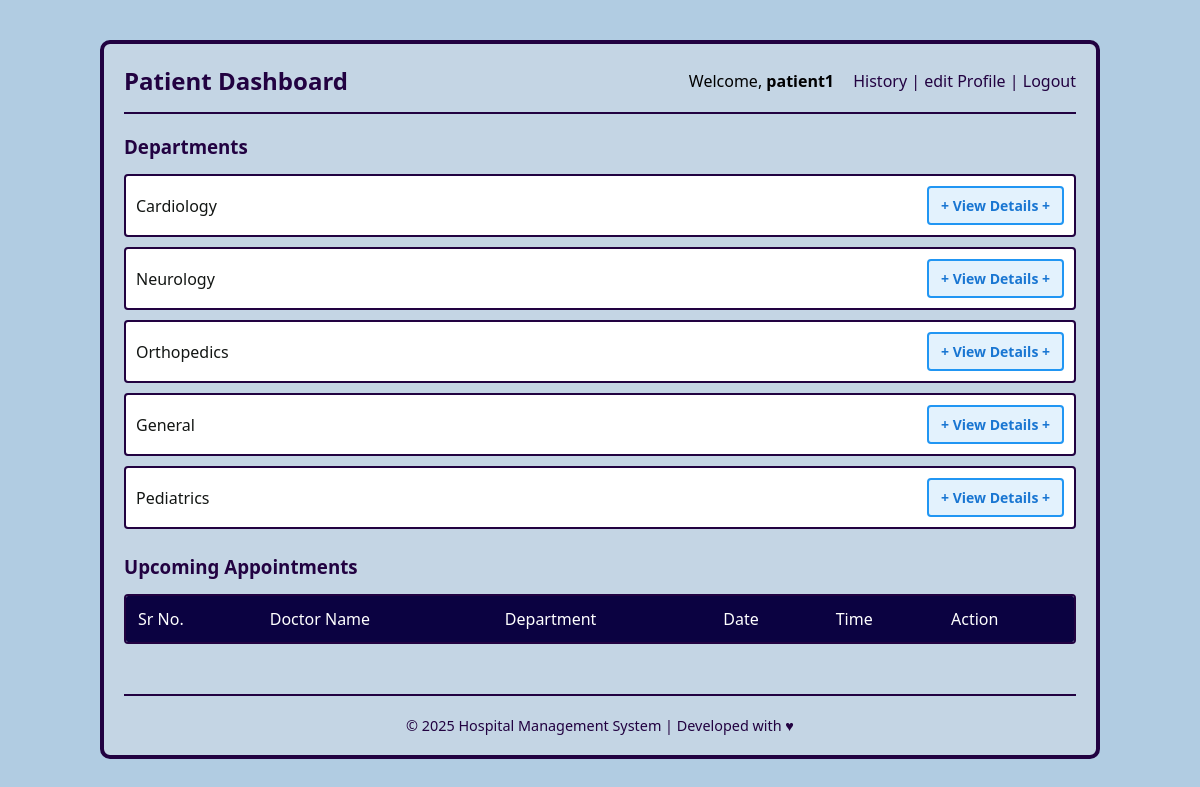
The page /patient_dashboard (signed in) on the database its author committed.
### application/models.py (models this page shows)
class Department(db.Model):
    id = db.Column(db.Integer, primary_key=True)
    dep_name = db.Column(db.String(), nullable=False)
    description = db.Column(db.String(), nullable=False)
    doctors_registered = db.relationship('Doctor', backref='department')

### application/controllers.py (the view)
@app.route("/patient_dashboard", methods=["GET", "POST"])
def patient_dashboard():
    if session.get('user_type') != 'patient':
        flash('Access denied.', 'error')
        return redirect(url_for('home'))
    current_patient = Patient.query.get(session.get('user_id'))
    if not current_patient:
        flash('Session expired.', 'error')
        return redirect(url_for('patient_login'))
    departments = Department.query.all()
    from datetime import date, datetime
    today = date.today()
    upcoming_appointments = Appointment.query.filter(
        Appointment.p_id == current_patient.id,
        Appointment.date >= today,
        Appointment.status == 'Booked'
    ).order_by(Appointment.date, Appointment.time).all()
    return render_template(
        'patient_dashboard.html',
        current_patient=current_patient,
        departments=departments,
        upcoming_appointments=upcoming_appointments
    )

### templates/patient_dashboard.html (shortened to what this page needs)
{% extends "base.html" %}
{% block extra_nav_option %}
<a href="{{ url_for('history', patient_id=current_patient.id) }}" style="color: rgb(34, 2, 65); text-decoration: none;">History |</a>
<a href="{{ url_for('patient_profile', patient_id=current_patient.id) }}" style="color: rgb(34, 2, 65); text-decoration: none;">edit Profile |</a>
{% endblock %}
{% block content %}
<div class="section">
    <h3 style="color: rgb(34, 2, 65); margin-bottom: 15px;">Departments</h3>
    <div class="list-container">
        {% for department in departments %}
        <div class="list-item">
            <span class="name" style="color: #131614; font-weight: normal;">{{department.dep_name}}</span>
            <div class="actions">
                <a href="{{ url_for('view_department', dep_id=department.id) }}" class="btn"
+                   style="background-color: #e3f2fd; border: 2px solid #2196f3; color: #1976d2; font-weight: bold; padding:8px 12px; text-decoration:none; display:inline-block;"
+                   onmouseover="this.style.backgroundColor='#2196f3'; this.style.color='white'"
+                   onmouseout="this.style.backgroundColor='#e3f2fd'; this.style.color='#1976d2'">
+                    View Details
+                </a>
            </div>
        </div>
        {% endfor %}
    </div>
</div>
<div class="section">
    <h3 style="color: rgb(34, 2, 65); margin-bottom: 15px;">Upcoming Appointments</h3>
    <table class="appoint-table">
        <thead>
            <tr>
                <th>Sr No.</th>
                <th>Doctor Name</th>
                <th>Department</th>
                <th>Date</th>
                <th>Time</th>
                <th>Action</th>
            </tr>
        </thead>
    </table>
</div>
{% endblock %}

### static/style1.css (style rules this page uses)
* { margin: 0; padding: 0; box-sizing: border-box; font-family: 'Segoe UI', Tahoma, Geneva, Verdana, sans-serif; }
body { background-color: rgb(177, 204, 226); display: flex; justify-content: center; padding: 20px; }
.section h3 { color: rgb(34, 2, 65); margin-bottom: 10px; }
.section { margin-bottom: 25px; }
.list-container { display: flex; flex-direction: column; gap: 10px; }
.list-item { display: flex; justify-content: space-between; align-items: center; border: 2px solid rgb(34, 2, 65); border-radius: 4px; padding: 10px; background-color: white; }
.list-item .name { color: #333; font-weight: bold; }
.actions { display: flex; gap: 5px; }
.appoint-table { width: 100%; border-collapse: separate; border-spacing: 0; border: 2px solid rgb(34, 2, 65); background-color: white; border-radius: 4px; overflow: hidden; }
.appoint-table th { background-color: rgb(11, 2, 65); color: white; padding: 12px; text-align: left; font-weight: normal; }
.btn { border-radius: 4px; padding: 6px 12px; cursor: pointer; font-size: 14px; font-weight: bold; transition: 0.3s; text-decoration: none; }

### rows shown on the page
Department: dep_name "Cardiology"
Department: dep_name "Neurology"
Department: dep_name "Orthopedics"
Department: dep_name "General"
Department: dep_name "Pediatrics"

### other values the page prints
{{ session.username }} "patient1"
